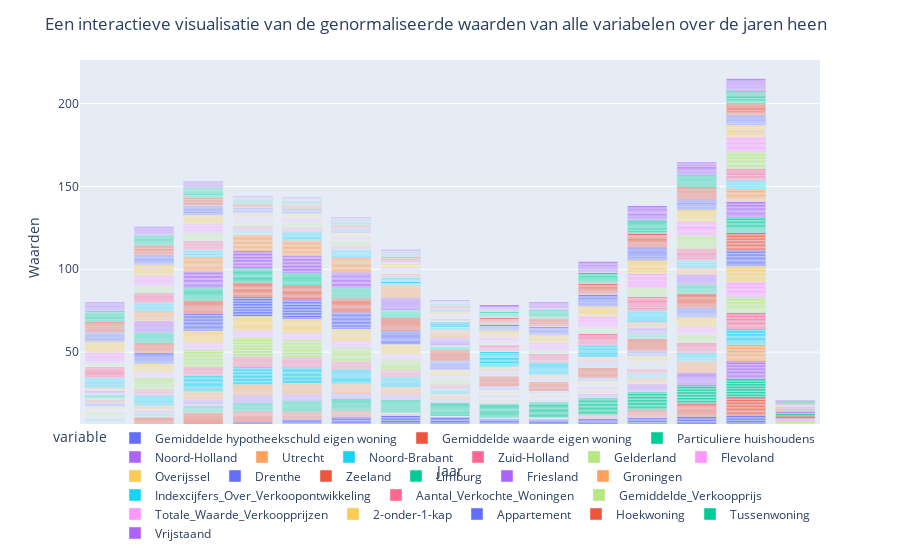

The code cell stored with this chart in its notebook:
### Markdown cell above
Interactieve Lijngrafiek

*Grote correlatie* 
- Gemiddelde waarde eigen woning            : r = 0.62
- Indexcijfers_Over_Verkoopontwikkeling     : r = -0.60
- Groningen                                 : r = 0.94
- Friesland                                 : r = 0.98
- Limburg                                   : r = 0.97
- Zeeland                                   : r = 0.66
- Drenthe                                   : r = 0.98
- Overijssel                                : r = 0.95
- Flevoland                                 : r = 0.81
- Zuid-Holland                              : r = 0.82
- Noord-Brabant                             : r = 0.99
- Utrecht                                   : r = 0.81

### Code cell
import plotly.express as px

# Maak een lijngrafiek van alle kolommen in normalized_df
fig = px.bar(normalized_df, x='Jaar', y=normalized_df.columns)

# Instellingen voor de grafiek
fig.update_layout(
    title='Een interactieve visualisatie van de genormaliseerde waarden van alle variabelen over de jaren heen',
    xaxis_title='Jaar',
    yaxis_title='Waarden',
    legend=dict(
        orientation='h',
        yanchor='bottom',
        y=-0.3,
        xanchor='right',
        x=1
    )
)

# Toon de grafiek
fig.show()

### Figure 1 — Plotly figure (JSON) as saved in the notebook; plotly's stock layout.template omitted (floating-point values rounded to 4 significant figures; data arrays with more than 128 entries replaced by an {"elided": "..."} marker saying what was removed)
{"data": [{"alignmentgroup": "True", "hovertemplate": "variable=Gemiddelde hypotheekschuld eigen woning<br>Jaar=%{x}<br>value=%{y}<extra></extra>", "legendgroup": "Gemiddelde hypotheekschuld eigen woning", "marker": {"color": "#636efa", "pattern": {"shape": ""}}, "name": "Gemiddelde hypotheekschuld eigen woning", "offsetgroup": "Gemiddelde hypotheekschuld eigen woning", "orientation": "v", "showlegend": true, "textposition": "auto", "type": "bar", "x": {"elided": "169 str values"}, "xaxis": "x", "y": {"elided": "169 float values"}, "yaxis": "y"}, {"alignmentgroup": "True", "hovertemplate": "variable=Gemiddelde waarde eigen woning<br>Jaar=%{x}<br>value=%{y}<extra></extra>", "legendgroup": "Gemiddelde waarde eigen woning", "marker": {"color": "#EF553B", "pattern": {"shape": ""}}, "name": "Gemiddelde waarde eigen woning", "offsetgroup": "Gemiddelde waarde eigen woning", "orientation": "v", "showlegend": true, "textposition": "auto", "type": "bar", "x": {"elided": "169 str values"}, "xaxis": "x", "y": {"elided": "169 float values"}, "yaxis": "y"}, {"alignmentgroup": "True", "hovertemplate": "variable=Particuliere huishoudens<br>Jaar=%{x}<br>value=%{y}<extra></extra>", "legendgroup": "Particuliere huishoudens", "marker": {"color": "#00cc96", "pattern": {"shape": ""}}, "name": "Particuliere huishoudens", "offsetgroup": "Particuliere huishoudens", "orientation": "v", "showlegend": true, "textposition": "auto", "type": "bar", "x": {"elided": "169 str values"}, "xaxis": "x", "y": {"elided": "169 float values"}, "yaxis": "y"}, {"alignmentgroup": "True", "hovertemplate": "variable=Noord-Holland<br>Jaar=%{x}<br>value=%{y}<extra></extra>", "legendgroup": "Noord-Holland", "marker": {"color": "#ab63fa", "pattern": {"shape": ""}}, "name": "Noord-Holland", "offsetgroup": "Noord-Holland", "orientation": "v", "showlegend": true, "textposition": "auto", "type": "bar", "x": {"elided": "169 str values"}, "xaxis": "x", "y": {"elided": "169 float values"}, "yaxis": "y"}, {"alignmentgroup": "True", "hovertemplate": "variable=Utrecht<br>Jaar=%{x}<br>value=%{y}<extra></extra>", "legendgroup": "Utrecht", "marker": {"color": "#FFA15A", "pattern": {"shape": ""}}, "name": "Utrecht", "offsetgroup": "Utrecht", "orientation": "v", "showlegend": true, "textposition": "auto", "type": "bar", "x": {"elided": "169 str values"}, "xaxis": "x", "y": {"elided": "169 float values"}, "yaxis": "y"}, {"alignmentgroup": "True", "hovertemplate": "variable=Noord-Brabant<br>Jaar=%{x}<br>value=%{y}<extra></extra>", "legendgroup": "Noord-Brabant", "marker": {"color": "#19d3f3", "pattern": {"shape": ""}}, "name": "Noord-Brabant", "offsetgroup": "Noord-Brabant", "orientation": "v", "showlegend": true, "textposition": "auto", "type": "bar", "x": {"elided": "169 str values"}, "xaxis": "x", "y": {"elided": "169 float values"}, "yaxis": "y"}, {"alignmentgroup": "True", "hovertemplate": "variable=Zuid-Holland<br>Jaar=%{x}<br>value=%{y}<extra></extra>", "legendgroup": "Zuid-Holland", "marker": {"color": "#FF6692", "pattern": {"shape": ""}}, "name": "Zuid-Holland", "offsetgroup": "Zuid-Holland", "orientation": "v", "showlegend": true, "textposition": "auto", "type": "bar", "x": {"elided": "169 str values"}, "xaxis": "x", "y": {"elided": "169 float values"}, "yaxis": "y"}, {"alignmentgroup": "True", "hovertemplate": "variable=Gelderland<br>Jaar=%{x}<br>value=%{y}<extra></extra>", "legendgroup": "Gelderland", "marker": {"color": "#B6E880", "pattern": {"shape": ""}}, "name": "Gelderland", "offsetgroup": "Gelderland", "orientation": "v", "showlegend": true, "textposition": "auto", "type": "bar", "x": {"elided": "169 str values"}, "xaxis": "x", "y": {"elided": "169 float values"}, "yaxis": "y"}, {"alignmentgroup": "True", "hovertemplate": "variable=Flevoland<br>Jaar=%{x}<br>value=%{y}<extra></extra>", "legendgroup": "Flevoland", "marker": {"color": "#FF97FF", "pattern": {"shape": ""}}, "name": "Flevoland", "offsetgroup": "Flevoland", "orientation": "v", "showlegend": true, "textposition": "auto", "type": "bar", "x": {"elided": "169 str values"}, "xaxis": "x", "y": {"elided": "169 float values"}, "yaxis": "y"}, {"alignmentgroup": "True", "hovertemplate": "variable=Overijssel<br>Jaar=%{x}<br>value=%{y}<extra></extra>", "legendgroup": "Overijssel", "marker": {"color": "#FECB52", "pattern": {"shape": ""}}, "name": "Overijssel", "offsetgroup": "Overijssel", "orientation": "v", "showlegend": true, "textposition": "auto", "type": "bar", "x": {"elided": "169 str values"}, "xaxis": "x", "y": {"elided": "169 float values"}, "yaxis": "y"}, {"alignmentgroup": "True", "hovertemplate": "variable=Drenthe<br>Jaar=%{x}<br>value=%{y}<extra></extra>", "legendgroup": "Drenthe", "marker": {"color": "#636efa", "pattern": {"shape": ""}}, "name": "Drenthe", "offsetgroup": "Drenthe", "orientation": "v", "showlegend": true, "textposition": "auto", "type": "bar", "x": {"elided": "169 str values"}, "xaxis": "x", "y": {"elided": "169 float values"}, "yaxis": "y"}, {"alignmentgroup": "True", "hovertemplate": "variable=Zeeland<br>Jaar=%{x}<br>value=%{y}<extra></extra>", "legendgroup": "Zeeland", "marker": {"color": "#EF553B", "pattern": {"shape": ""}}, "name": "Zeeland", "offsetgroup": "Zeeland", "orientation": "v", "showlegend": true, "textposition": "auto", "type": "bar", "x": {"elided": "169 str values"}, "xaxis": "x", "y": {"elided": "169 float values"}, "yaxis": "y"}, {"alignmentgroup": "True", "hovertemplate": "variable=Limburg<br>Jaar=%{x}<br>value=%{y}<extra></extra>", "legendgroup": "Limburg", "marker": {"color": "#00cc96", "pattern": {"shape": ""}}, "name": "Limburg", "offsetgroup": "Limburg", "orientation": "v", "showlegend": true, "textposition": "auto", "type": "bar", "x": {"elided": "169 str values"}, "xaxis": "x", "y": {"elided": "169 float values"}, "yaxis": "y"}, {"alignmentgroup": "True", "hovertemplate": "variable=Friesland<br>Jaar=%{x}<br>value=%{y}<extra></extra>", "legendgroup": "Friesland", "marker": {"color": "#ab63fa", "pattern": {"shape": ""}}, "name": "Friesland", "offsetgroup": "Friesland", "orientation": "v", "showlegend": true, "textposition": "auto", "type": "bar", "x": {"elided": "169 str values"}, "xaxis": "x", "y": {"elided": "169 float values"}, "yaxis": "y"}, {"alignmentgroup": "True", "hovertemplate": "variable=Groningen<br>Jaar=%{x}<br>value=%{y}<extra></extra>", "legendgroup": "Groningen", "marker": {"color": "#FFA15A", "pattern": {"shape": ""}}, "name": "Groningen", "offsetgroup": "Groningen", "orientation": "v", "showlegend": true, "textposition": "auto", "type": "bar", "x": {"elided": "169 str values"}, "xaxis": "x", "y": {"elided": "169 float values"}, "yaxis": "y"}, {"alignmentgroup": "True", "hovertemplate": "variable=Indexcijfers_Over_Verkoopontwikkeling<br>Jaar=%{x}<br>value=%{y}<extra></extra>", "legendgroup": "Indexcijfers_Over_Verkoopontwikkeling", "marker": {"color": "#19d3f3", "pattern": {"shape": ""}}, "name": "Indexcijfers_Over_Verkoopontwikkeling", "offsetgroup": "Indexcijfers_Over_Verkoopontwikkeling", "orientation": "v", "showlegend": true, "textposition": "auto", "type": "bar", "x": {"elided": "169 str values"}, "xaxis": "x", "y": {"elided": "169 float values"}, "yaxis": "y"}, {"alignmentgroup": "True", "hovertemplate": "variable=Aantal_Verkochte_Woningen<br>Jaar=%{x}<br>value=%{y}<extra></extra>", "legendgroup": "Aantal_Verkochte_Woningen", "marker": {"color": "#FF6692", "pattern": {"shape": ""}}, "name": "Aantal_Verkochte_Woningen", "offsetgroup": "Aantal_Verkochte_Woningen", "orientation": "v", "showlegend": true, "textposition": "auto", "type": "bar", "x": {"elided": "169 str values"}, "xaxis": "x", "y": {"elided": "169 float values"}, "yaxis": "y"}, {"alignmentgroup": "True", "hovertemplate": "variable=Gemiddelde_Verkoopprijs<br>Jaar=%{x}<br>value=%{y}<extra></extra>", "legendgroup": "Gemiddelde_Verkoopprijs", "marker": {"color": "#B6E880", "pattern": {"shape": ""}}, "name": "Gemiddelde_Verkoopprijs", "offsetgroup": "Gemiddelde_Verkoopprijs", "orientation": "v", "showlegend": true, "textposition": "auto", "type": "bar", "x": {"elided": "169 str values"}, "xaxis": "x", "y": {"elided": "169 float values"}, "yaxis": "y"}, {"alignmentgroup": "True", "hovertemplate": "variable=Totale_Waarde_Verkoopprijzen<br>Jaar=%{x}<br>value=%{y}<extra></extra>", "legendgroup": "Totale_Waarde_Verkoopprijzen", "marker": {"color": "#FF97FF", "pattern": {"shape": ""}}, "name": "Totale_Waarde_Verkoopprijzen", "offsetgroup": "Totale_Waarde_Verkoopprijzen", "orientation": "v", "showlegend": true, "textposition": "auto", "type": "bar", "x": {"elided": "169 str values"}, "xaxis": "x", "y": {"elided": "169 float values"}, "yaxis": "y"}, {"alignmentgroup": "True", "hovertemplate": "variable=2-onder-1-kap<br>Jaar=%{x}<br>value=%{y}<extra></extra>", "legendgroup": "2-onder-1-kap", "marker": {"color": "#FECB52", "pattern": {"shape": ""}}, "name": "2-onder-1-kap", "offsetgroup": "2-onder-1-kap", "orientation": "v", "showlegend": true, "textposition": "auto", "type": "bar", "x": {"elided": "169 str values"}, "xaxis": "x", "y": {"elided": "169 float values"}, "yaxis": "y"}, {"alignmentgroup": "True", "hovertemplate": "variable=Appartement<br>Jaar=%{x}<br>value=%{y}<extra></extra>", "legendgroup": "Appartement", "marker": {"color": "#636efa", "pattern": {"shape": ""}}, "name": "Appartement", "offsetgroup": "Appartement", "orientation": "v", "showlegend": true, "textposition": "auto", "type": "bar", "x": {"elided": "169 str values"}, "xaxis": "x", "y": {"elided": "169 float values"}, "yaxis": "y"}, {"alignmentgroup": "True", "hovertemplate": "variable=Hoekwoning<br>Jaar=%{x}<br>value=%{y}<extra></extra>", "legendgroup": "Hoekwoning", "marker": {"color": "#EF553B", "pattern": {"shape": ""}}, "name": "Hoekwoning", "offsetgroup": "Hoekwoning", "orientation": "v", "showlegend": true, "textposition": "auto", "type": "bar", "x": {"elided": "169 str values"}, "xaxis": "x", "y": {"elided": "169 float values"}, "yaxis": "y"}, {"alignmentgroup": "True", "hovertemplate": "variable=Tussenwoning<br>Jaar=%{x}<br>value=%{y}<extra></extra>", "legendgroup": "Tussenwoning", "marker": {"color": "#00cc96", "pattern": {"shape": ""}}, "name": "Tussenwoning", "offsetgroup": "Tussenwoning", "orientation": "v", "showlegend": true, "textposition": "auto", "type": "bar", "x": {"elided": "169 str values"}, "xaxis": "x", "y": {"elided": "169 float values"}, "yaxis": "y"}, {"alignmentgroup": "True", "hovertemplate": "variable=Vrijstaand<br>Jaar=%{x}<br>value=%{y}<extra></extra>", "legendgroup": "Vrijstaand", "marker": {"color": "#ab63fa", "pattern": {"shape": ""}}, "name": "Vrijstaand", "offsetgroup": "Vrijstaand", "orientation": "v", "showlegend": true, "textposition": "auto", "type": "bar", "x": {"elided": "169 str values"}, "xaxis": "x", "y": {"elided": "169 float values"}, "yaxis": "y"}], "layout": {"barmode": "relative", "legend": {"orientation": "h", "title": {"text": "variable"}, "tracegroupgap": 0, "x": 1, "xanchor": "right", "y": -0.3, "yanchor": "bottom"}, "margin": {"t": 60}, "title": {"text": "Een interactieve visualisatie van de genormaliseerde waarden van alle variabelen over de jaren heen"}, "xaxis": {"anchor": "y", "domain": [0, 1], "title": {"text": "Jaar"}}, "yaxis": {"anchor": "x", "domain": [0, 1], "title": {"text": "Waarden"}}}}
